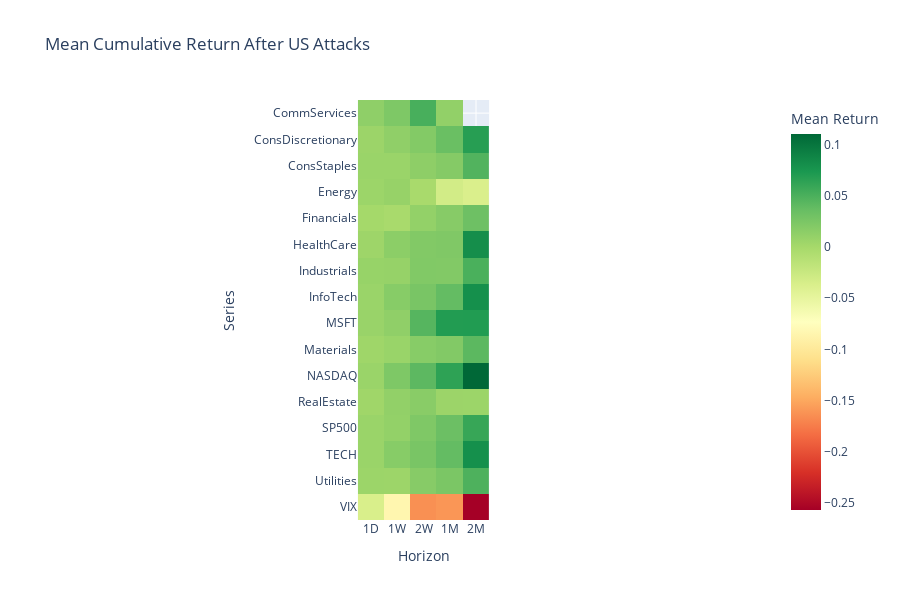

Here is the notebook cell this chart was saved with:
### Code cell
### import plotly.express as px

# 1) Define the exact column order you want
horizons = ["1D", "1W", "2W", "1M", "2M"]

# 2) Reorder your mean_table
mean_table = mean_table[horizons]

# 3) Plot with that ordering
fig = px.imshow(
    mean_table,
    x=mean_table.columns,
    y=mean_table.index,
    color_continuous_scale="RdYlGn",
    labels=dict(x="Horizon", y="Series", color="Mean Return"),
    title="Mean Cumulative Return After US Attacks"
)
fig.update_layout(xaxis_side="bottom", height=600)
fig.show()

### Figure 1 — Plotly figure (JSON) as saved in the notebook; plotly's stock layout.template omitted (floating-point values rounded to 4 significant figures)
{"data": [{"coloraxis": "coloraxis", "hovertemplate": "Horizon: %{x}<br>Series: %{y}<br>Mean Return: %{z}<extra></extra>", "name": "0", "type": "heatmap", "x": ["1D", "1W", "2W", "1M", "2M"], "xaxis": "x", "y": ["CommServices", "ConsDiscretionary", "ConsStaples", "Energy", "Financials", "HealthCare", "Industrials", "InfoTech", "MSFT", "Materials", "NASDAQ", "RealEstate", "SP500", "TECH", "Utilities", "VIX"], "yaxis": "y", "z": [[0.01336, 0.02319, 0.05138, 0.01187, null], [0.006208, 0.01293, 0.02015, 0.03495, 0.0677], [0.007376, 0.006953, 0.01434, 0.01948, 0.04669], [0.00609, 0.008828, -0.001986, -0.03157, -0.03704], [0.0009132, -0.001737, 0.01139, 0.01828, 0.03247], [0.005121, 0.01514, 0.02092, 0.02207, 0.08144], [0.008663, 0.009657, 0.02169, 0.02097, 0.05041], [0.007347, 0.01781, 0.02638, 0.038, 0.0802], [0.007755, 0.01315, 0.0446, 0.06985, 0.07022], [0.004544, 0.007491, 0.01801, 0.021, 0.04192], [0.006946, 0.02317, 0.04161, 0.06409, 0.1106], [0.003587, 0.01156, 0.01714, 0.006229, 0.005971], [0.007084, 0.01105, 0.02282, 0.03379, 0.05999], [0.007347, 0.01781, 0.02638, 0.038, 0.0802], [0.006124, 0.005473, 0.01827, 0.02511, 0.04854], [-0.0366, -0.08439, -0.1636, -0.1601, -0.2571]]}], "layout": {"coloraxis": {"colorbar": {"title": {"text": "Mean Return"}}, "colorscale": [[0, "rgb(165,0,38)"], [0.1, "rgb(215,48,39)"], [0.2, "rgb(244,109,67)"], [0.3, "rgb(253,174,97)"], [0.4, "rgb(254,224,139)"], [0.5, "rgb(255,255,191)"], [0.6, "rgb(217,239,139)"], [0.7, "rgb(166,217,106)"], [0.8, "rgb(102,189,99)"], [0.9, "rgb(26,152,80)"], [1, "rgb(0,104,55)"]]}, "height": 600, "title": {"text": "Mean Cumulative Return After US Attacks"}, "xaxis": {"anchor": "y", "constrain": "domain", "domain": [0, 1], "scaleanchor": "y", "side": "bottom", "title": {"text": "Horizon"}}, "yaxis": {"anchor": "x", "autorange": "reversed", "constrain": "domain", "domain": [0, 1], "title": {"text": "Series"}}}}
